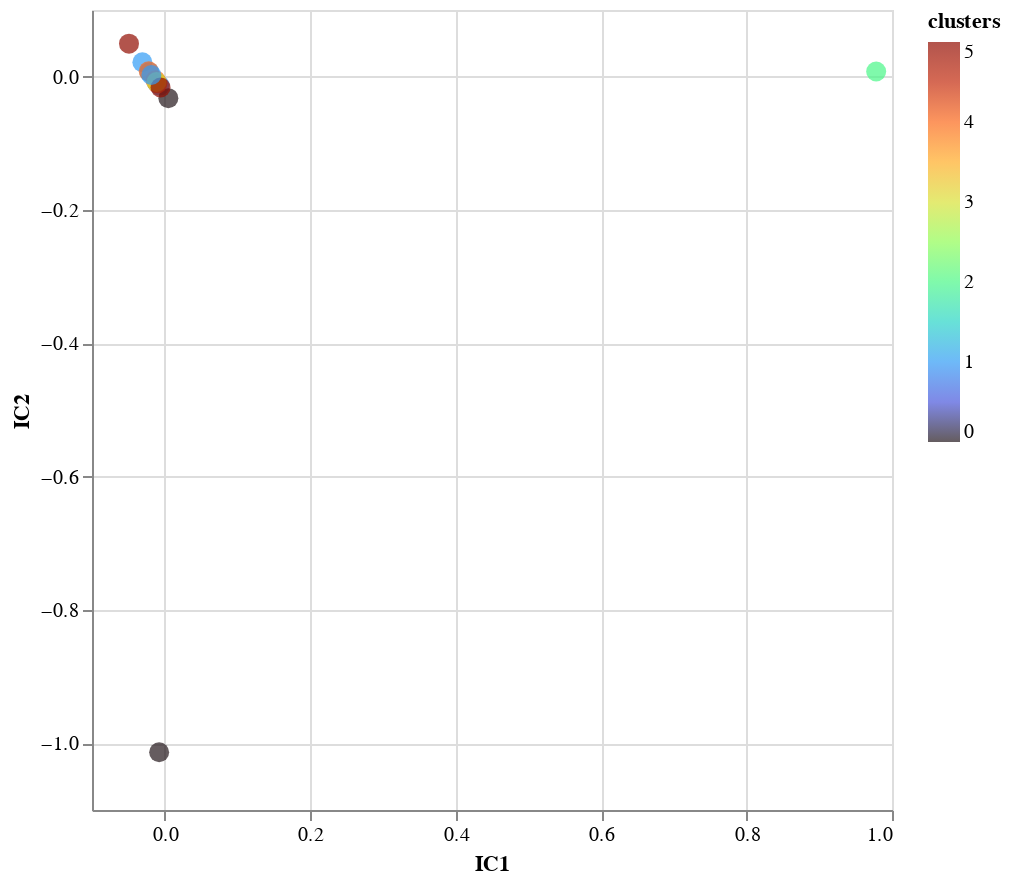

Notebook cell for this chart:
### Code cell
data_norm = sklearn.preprocessing.normalize(data_log.T,norm='l2')
data_pc = FastICA().fit_transform(data_norm.T)
data_pc = pd.DataFrame(data_pc, index = data_log.index)
plot_data = data_pc.iloc[:,0:2]
plot_data.columns = ["IC1", "IC2"]
plot_data["RXN"] = plot_data.index
plot_data["clusters"] = k10_labels
alt.data_transformers.disable_max_rows()
fig = alt.Chart(plot_data).mark_circle(size= 100).encode(
    alt.X("IC1", axis=alt.Axis( tickCount=5)),
    alt.Y('IC2',axis=alt.Axis( tickCount=5), ), 

    alt.Color('clusters', scale=alt.Scale(scheme='turbo')), 
    tooltip=['RXN']
).properties(
    width=400,
    height=400).interactive()
fig

### Figure 1 — Vega-Lite specification as saved in the notebook (floating-point values rounded to 4 significant figures)
{"config": {"view": {"continuousWidth": 400, "continuousHeight": 300}}, "data": {"name": "data-216fde8423c0be7d3ad49ab4db8a7d83"}, "mark": {"type": "circle", "size": 100}, "encoding": {"color": {"field": "clusters", "scale": {"scheme": "turbo"}, "type": "quantitative"}, "tooltip": [{"field": "RXN", "type": "nominal"}], "x": {"axis": {"tickCount": 5}, "field": "IC1", "type": "quantitative"}, "y": {"axis": {"tickCount": 5}, "field": "IC2", "type": "quantitative"}}, "height": 400, "selection": {"selector005": {"type": "interval", "bind": "scales", "encodings": ["x", "y"]}}, "width": 400, "$schema": "https://vega.github.io/schema/vega-lite/v4.17.0.json", "datasets": {"data-216fde8423c0be7d3ad49ab4db8a7d83": [{"IC1": -0.04914, "IC2": 0.04954, "RXN": "kf_HEX1", "clusters": 5}, {"IC1": -0.006904, "IC2": -0.01338, "RXN": "kf_PGI", "clusters": 1}, {"IC1": 0.9782, "IC2": 0.00778, "RXN": "kf_PFK", "clusters": 2}, {"IC1": -0.02109, "IC2": 0.006762, "RXN": "kf_FBA", "clusters": 1}, {"IC1": -0.03072, "IC2": 0.02159, "RXN": "kf_TPI", "clusters": 1}, {"IC1": 0.004996, "IC2": -0.03228, "RXN": "kf_GAPD", "clusters": 0}, {"IC1": -0.007674, "IC2": -1.013, "RXN": "kf_PGK", "clusters": 0}, {"IC1": -0.01064, "IC2": -0.009046, "RXN": "kf_PGM", "clusters": 1}, {"IC1": -0.01276, "IC2": -0.005268, "RXN": "kf_ENO", "clusters": 4}, {"IC1": -0.01001, "IC2": -0.009962, "RXN": "kf_PYK", "clusters": 4}, {"IC1": -0.02201, "IC2": 0.008173, "RXN": "kf_LDH_L", "clusters": 4}, {"IC1": -0.01129, "IC2": -0.008016, "RXN": "kf_ADK1", "clusters": 3}, {"IC1": -0.005745, "IC2": -0.01631, "RXN": "kf_ATPM", "clusters": 5}, {"IC1": -0.01836, "IC2": 0.00258, "RXN": "kf_DM_nadh", "clusters": 1}]}}
